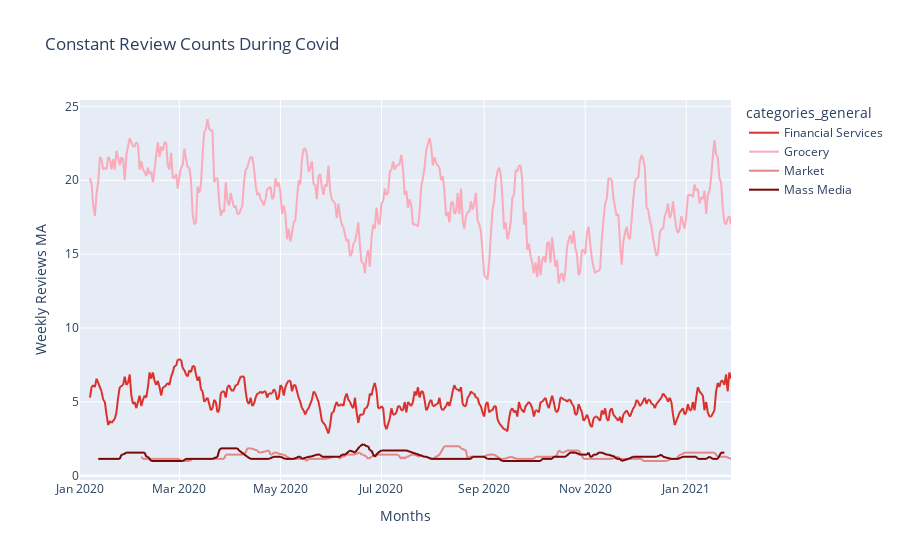

This figure's notebook cell:
### Code cell
fig = px.line(no_impact, x="review_day", y="weekly_MA", color='categories_general', title = "Constant Review Counts During Covid",
            labels=dict(weekly_MA="Weekly Reviews MA", review_day="Months"),
              color_discrete_map={'Financial Services':'#d9312b', 
                                  'Grocery':"#faaab8", 
                                  'Market':"#e38686",
                                  'Mass Media':"#7a0606"}
             )
fig.show()

### Figure 1 — Plotly figure (JSON) as saved in the notebook; plotly's stock layout.template omitted (floating-point values rounded to 4 significant figures; data arrays with more than 128 entries replaced by an {"elided": "..."} marker saying what was removed)
{"data": [{"hovertemplate": "categories_general=Financial Services<br>Months=%{x}<br>Weekly Reviews MA=%{y}<extra></extra>", "legendgroup": "Financial Services", "line": {"color": "#d9312b", "dash": "solid"}, "mode": "lines", "name": "Financial Services", "showlegend": true, "type": "scattergl", "x": {"elided": "382 str values"}, "xaxis": "x", "y": {"elided": "382 float values"}, "yaxis": "y"}, {"hovertemplate": "categories_general=Grocery<br>Months=%{x}<br>Weekly Reviews MA=%{y}<extra></extra>", "legendgroup": "Grocery", "line": {"color": "#faaab8", "dash": "solid"}, "mode": "lines", "name": "Grocery", "showlegend": true, "type": "scattergl", "x": {"elided": "394 str values"}, "xaxis": "x", "y": {"elided": "394 float values"}, "yaxis": "y"}, {"hovertemplate": "categories_general=Market<br>Months=%{x}<br>Weekly Reviews MA=%{y}<extra></extra>", "legendgroup": "Market", "line": {"color": "#e38686", "dash": "solid"}, "mode": "lines", "name": "Market", "showlegend": true, "type": "scattergl", "x": {"elided": "154 str values"}, "xaxis": "x", "y": {"elided": "154 float values"}, "yaxis": "y"}, {"hovertemplate": "categories_general=Mass Media<br>Months=%{x}<br>Weekly Reviews MA=%{y}<extra></extra>", "legendgroup": "Mass Media", "line": {"color": "#7a0606", "dash": "solid"}, "mode": "lines", "name": "Mass Media", "showlegend": true, "type": "scattergl", "x": {"elided": "147 str values"}, "xaxis": "x", "y": {"elided": "147 float values"}, "yaxis": "y"}], "layout": {"legend": {"title": {"text": "categories_general"}, "tracegroupgap": 0}, "title": {"text": "Constant Review Counts During Covid"}, "xaxis": {"anchor": "y", "domain": [0, 1], "title": {"text": "Months"}}, "yaxis": {"anchor": "x", "domain": [0, 1], "title": {"text": "Weekly Reviews MA"}}}}
